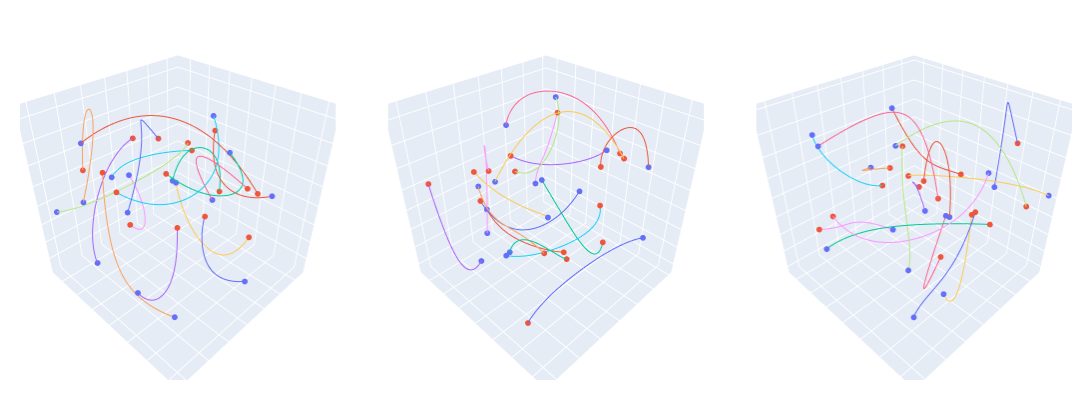

Notebook code cell kept with this figure:
### Code cell
# Reconstructed
npx_trajs = px_trajs.detach().cpu().numpy()
npy_trajs = py_trajs.detach().cpu().numpy()
npz_trajs = pz_trajs.detach().cpu().numpy()
multiviz_trajs(npx_trajs[:3], npy_trajs[:3], npz_trajs[:3], nrows=1, ncols=3, height=400, width=1_600)
